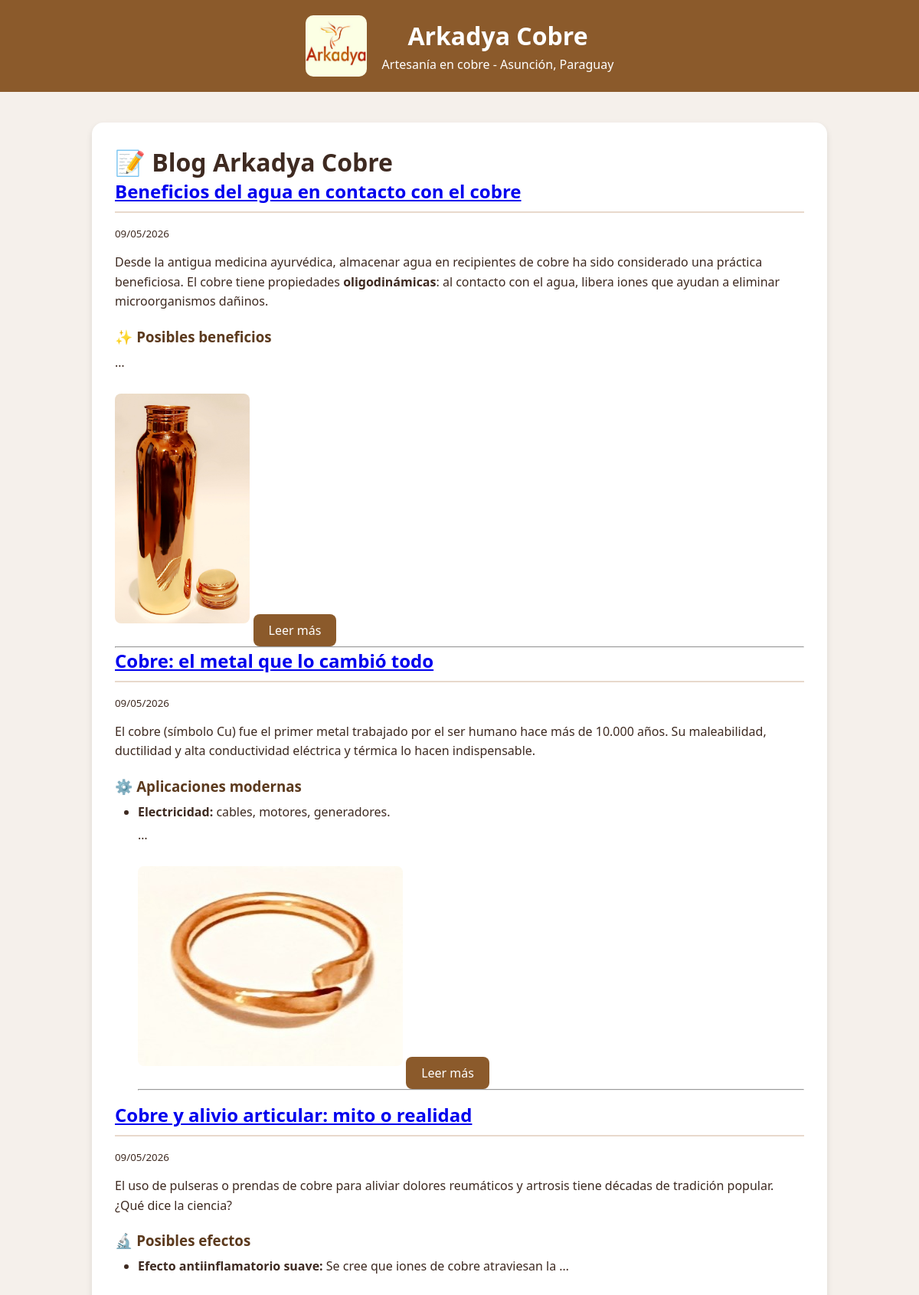
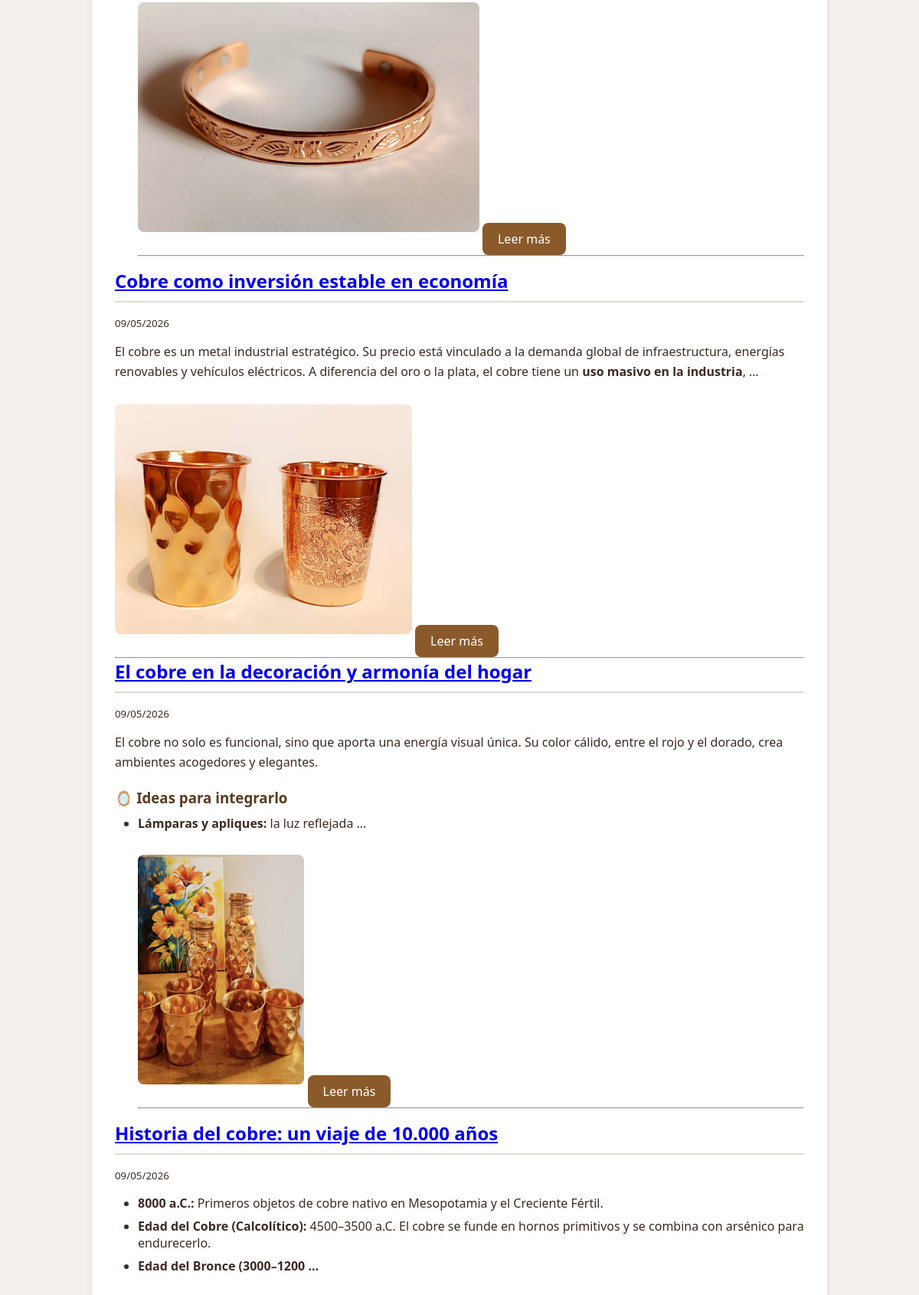
Screenshot of /blog/ (upper part) with the database file from the repository (2 pictures, top to bottom).
### tienda/models.py (models this page shows, shortened)
class Articulo(models.Model):
    titulo = models.CharField(max_length=200)
    slug = models.SlugField(unique=True, blank=True)
    contenido = models.TextField()
    fecha_publicacion = models.DateTimeField(auto_now_add=True)
    imagen = models.ImageField(upload_to='blog/', blank=True, null=True, verbose_name="Imagen destacada")
    imagenes_extra = models.TextField(default='[]', blank=True, help_text='Lista de rutas en formato JSON (ej: ["/media/blog/img1.jpg", "/media/blog/img2.jpg"])')
    publicado = models.BooleanField(default=True, help_text="Mostrar en el blog")
    orden = models.IntegerField(default=0, help_text="Número para ordenar (menor primero)")
    def get_absolute_url(self):
        return reverse('detalle_articulo', args=[self.slug])

### tienda/views.py (the view)
# urls.py: path('blog/', blog, name='blog'),
def blog(request):
    articulos = Articulo.objects.filter(publicado=True).order_by('orden')
    return render(request, 'blog.html', {'articulos': articulos})

### tienda/templates/blog.html (shortened to what this page needs)
{% extends "blog_base.html" %}
{% block content %}
<div class="container">
    <div class="card">
        <h1>📝 Blog Arkadya Cobre</h1>
        {% for articulo in articulos %}
            <div class="articulo-item" style="margin-bottom: 40px;">
                <h2><a href="{{ articulo.get_absolute_url }}">{{ articulo.titulo }}</a></h2>
                <small>{{ articulo.fecha_publicacion|date:"d/m/Y" }}</small>
                <p>{{ articulo.contenido|truncatewords:40|safe }}</p>
                {% if articulo.imagen %}
                    <img src="{{ articulo.imagen.url }}" style="max-width: 100%; max-height: 300px; width: auto; height: auto; border-radius: 8px; margin: 15px 0; object-fit: contain;">
                {% endif %}
                <a href="{{ articulo.get_absolute_url }}" class="btn-volver">Leer más</a>
                <hr>
            </div>
        {% empty %}
            <p>No hay artículos aún. ¡Pronto publicaremos contenido!</p>
        {% endfor %}
    </div>
</div>
{% endblock %}

### tienda/templates/blog_base.html (shortened to what this page needs)
<!DOCTYPE html>
<html lang="es">
<head>
</head>
<body>
    <header>
        <div style="display: flex; align-items: center; justify-content: center; gap: 20px;">
            <img src="/media/logo/arkadya.logo.jpg" alt="Arkadya Cobre Logo" style="height: 80px; width: auto; border-radius: 10px;">
            <div>
                <h1 style="margin: 0;">Arkadya Cobre</h1>
                <p style="margin: 5px 0 0 0;">Artesanía en cobre - Asunción, Paraguay</p>
            </div>
        </div>
    </header>
    <main>
        {% block content %}{% endblock %}
    </main>
</body>
</html>

### tienda/templates/blog_base.html (style rules this page uses)
* { margin: 0; padding: 0; box-sizing: border-box; }
body { font-family: 'Segoe UI', Arial, sans-serif; background: #f5f0eb; color: #3e2a21; }
header { background: #8b5a2b; color: white; padding: 20px; text-align: center; }
.container { max-width: 900px; margin: 40px auto; padding: 0 20px; }
.card { background: white; border-radius: 15px; padding: 30px; margin-bottom: 30px; box-shadow: 0 4px 8px rgba(0,0,0,0.1); }
.card h2 { color: #8b5a2b; margin-bottom: 15px; border-bottom: 2px solid #e8d9cc; padding-bottom: 10px; }
.card h3 { color: #5c3a1e; margin: 20px 0 10px; }
.card p { line-height: 1.6; margin-bottom: 15px; }
.card ul { margin-left: 30px; margin-bottom: 15px; }
.card li { margin-bottom: 8px; }
.btn-volver { display: inline-block; background: #8b5a2b; color: white; padding: 10px 20px; border-radius: 8px; text-decoration: none; margin-top: 20px; }
.container { max-width: 1000px; margin: 40px auto; padding: 0 20px; }
.articulo-contenido img { cursor: pointer; transition: transform 0.2s; max-width: 100%; height: auto; }

### rows the page displays
Articulo: titulo "Beneficios del agua en contacto con el cobre", fecha_publicacion "09/05/2026", contenido "Desde la antigua medicina ayurvédica, almacenar agua en recipientes de cobre ha sido considerado una práctica beneficiosa. El cobre tiene propiedades oligodinámicas : al contacto con el agua, libera iones que ayudan a eliminar microorganismos dañinos. ✨ Posibles beneficios …", imagen (picture)
Articulo: titulo "Cobre: el metal que lo cambió todo", fecha_publicacion "09/05/2026", contenido "El cobre (símbolo Cu) fue el primer metal trabajado por el ser humano hace más de 10.000 años. Su maleabilidad, ductilidad y alta conductividad eléctrica y térmica lo hacen indispensable. ⚙️ Aplicaciones modernas Electricidad: cables, motores, generadores. …", imagen (picture)
Articulo: titulo "Cobre y alivio articular: mito o realidad", fecha_publicacion "09/05/2026", contenido "El uso de pulseras o prendas de cobre para aliviar dolores reumáticos y artrosis tiene décadas de tradición popular. ¿Qué dice la ciencia? 🔬 Posibles efectos Efecto antiinflamatorio suave: Se cree que iones de cobre atraviesan la …", imagen (picture)
Articulo: titulo "Cobre como inversión estable en economía", fecha_publicacion "09/05/2026", contenido "El cobre es un metal industrial estratégico. Su precio está vinculado a la demanda global de infraestructura, energías renovables y vehículos eléctricos. A diferencia del oro o la plata, el cobre tiene un uso masivo en la industria , …", imagen (picture)
Articulo: titulo "El cobre en la decoración y armonía del hogar", fecha_publicacion "09/05/2026", contenido "El cobre no solo es funcional, sino que aporta una energía visual única. Su color cálido, entre el rojo y el dorado, crea ambientes acogedores y elegantes. 🪞 Ideas para integrarlo Lámparas y apliques: la luz reflejada …", imagen (picture)
Articulo: titulo "Historia del cobre: un viaje de 10.000 años", fecha_publicacion "09/05/2026", contenido "8000 a.C.: Primeros objetos de cobre nativo en Mesopotamia y el Creciente Fértil. Edad del Cobre (Calcolítico): 4500–3500 a.C. El cobre se funde en hornos primitivos y se combina con arsénico para endurecerlo. Edad del Bronce (3000–1200 …"
